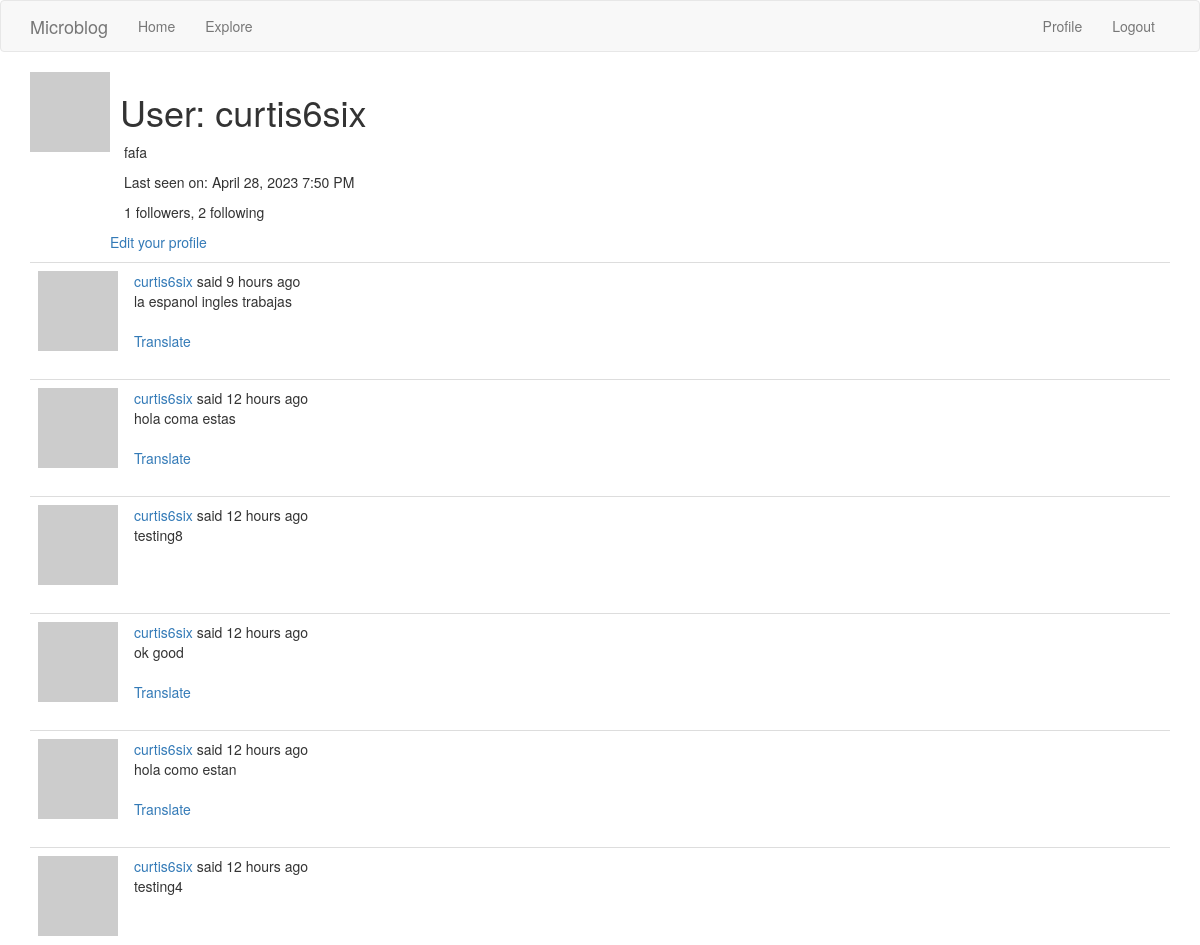
/user/curtis6six (signed in, upper part), run on an earlier commit of the app's database.
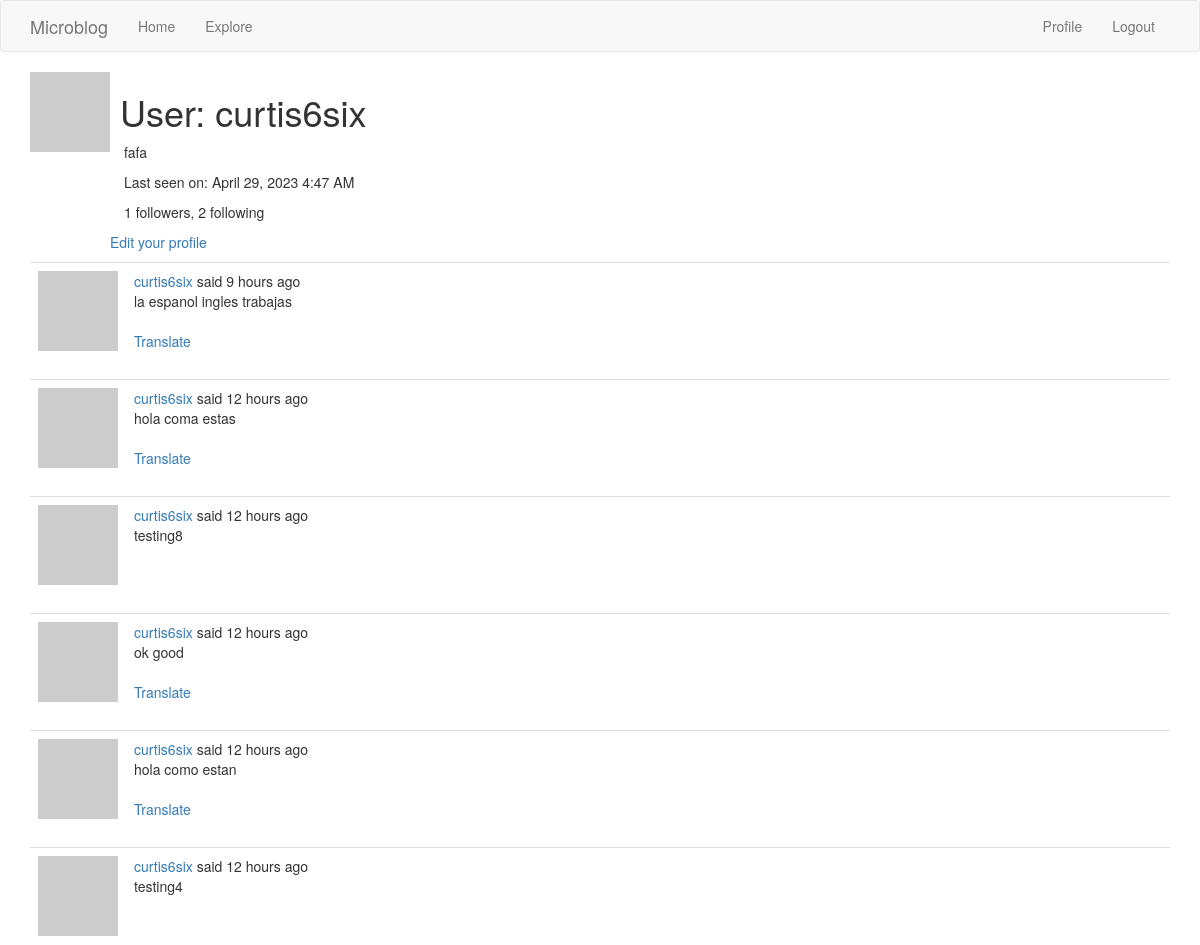
And on a later commit of the database.
### app/models.py (models this page shows, shortened)
class User(UserMixin, db.Model):
    id = db.Column(db.Integer, primary_key=True)
    username = db.Column(db.String(64), index=True, unique=True)
    email = db.Column(db.String(120), index=True, unique=True)
    password_hash = db.Column(db.String(128))
    posts = db.relationship('Post', backref='author', lazy='dynamic')
    about_me = db.Column(db.String(140))
    last_seen = db.Column(db.DateTime, default=datetime.utcnow)
    followed = db.relationship(
        'User',secondary=followers,
        primaryjoin=(followers.c.follower_id == id),
        secondaryjoin=(followers.c.followed_id == id),
        backref=db.backref('followers', lazy='dynamic'), lazy='dynamic')
    def avatar(self,size):
        digest = md5(self.email.lower().encode('utf-8')).hexdigest()
        return 'https://www.gravatar.com/avatar/{}?d=identicon&s={}'.format(digest, size)

### app/routes.py (the view)
@app.route('/user/<username>')
@login_required
def user(username):
    user = User.query.filter_by(username=username).first_or_404()
    page = request.args.get('page', 1, type=int)
    posts = user.posts.order_by(Post.timestamp.desc()).paginate(page=page, per_page=app.config['POSTS_PER_PAGE'], error_out=False)
    next_url = url_for('user', username=user.username, page=posts.next_num) \
        if posts.has_next else None
    prev_url = url_for('user', username=user.username, page=posts.prev_num) \
        if posts.has_prev else None
    form = EmptyForm()
    return render_template('user.html', user=user, posts=posts.items, next_url=next_url, prev_url=prev_url, form=form)

### app/models.py (called while the page is built)
@login.user_loader
def load_user(id):
    return User.query.get(int(id))

### app/routes.py (called while the page is built)
@app.before_request
def before_request():
    if current_user.is_authenticated:
        current_user.last_seen = datetime.utcnow()
        db.session.commit()
    g.locale = str(get_locale())

### app/templates/user.html (shortened to what this page needs)
{% extends "base.html" %}
{% block app_content %}
    <table>
        <tr valign="top">
            <td><img src="{{ user.avatar(128) }}"></td>
            <td>
                <h1>&nbsp;{{ _('User') }}: {{ user.username }}</h1>
                {% if user.about_me %}<p>&ensp;&ensp;{{ user.about_me }}</p>{% endif %}
                {% if user.last_seen %}<p>&ensp;&ensp;{{ _('Last seen on') }}: {{ moment(user.last_seen).format('LLL') }}</p>{% endif %}
                <p>&ensp;&ensp;{{ _('%(count)d followers', count=user.followers.count()) }}, {{ _('%(count)d following', count=user.followed.count()) }}</p>
                {% if user == current_user %}
                <p><a href="{{ url_for('edit_profile') }}">{{ _('Edit your profile') }}</a></p>
                {% endif %}
            </td>
        </tr>
    </table>
    {% for post in posts %}
        {% include '_post.html' %}
    {% endfor %}
{% endblock %}

What changed in the data, as far as the page shows it:
changed User "curtis6six": last_seen "April 28, 2023 7:50 PM" → "April 29, 2023 4:47 AM"
